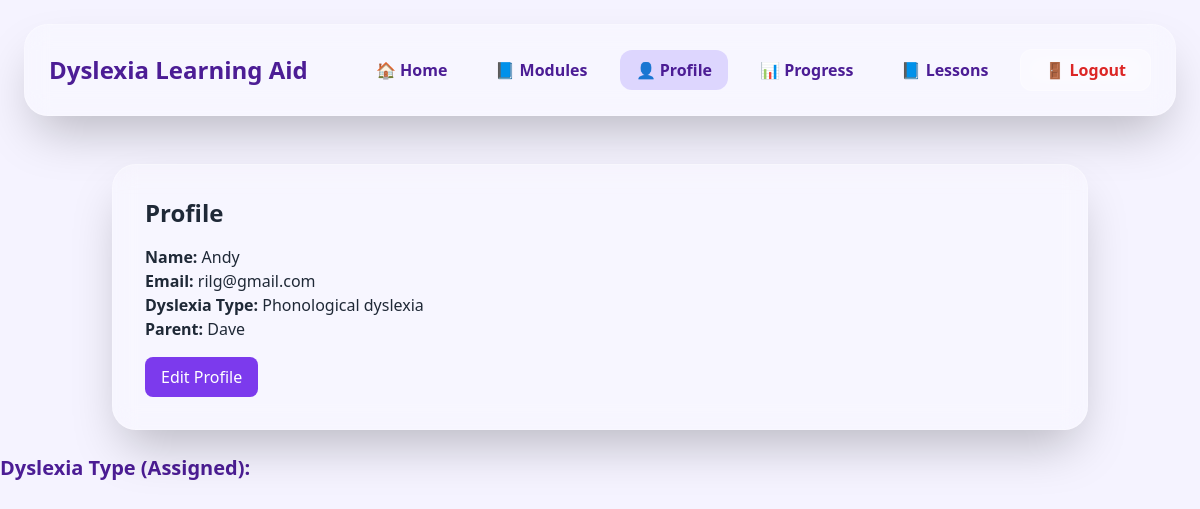
/dashboard/child/3/profile/ (signed in), run on the app's committed database.
### accounts/models.py (models this page shows, shortened)
class ChildProfile(models.Model):
    child = models.OneToOneField(
        settings.AUTH_USER_MODEL,
        on_delete=models.CASCADE,
        related_name="profile"
    )
    parent = models.ForeignKey(
        settings.AUTH_USER_MODEL,
        on_delete=models.CASCADE,
        related_name="children_profiles",
        null=True, blank=True  # ✅ Independent users don’t need a parent
    )
    dyslexia_type = models.CharField(
        max_length=50,
        choices=DYSLEXIA_CHOICES,
        null=True, blank=True   # ✅ allow empty until chosen
    )

class CustomUser(AbstractUser):
    ROLE_CHOICES = (
        ("PARENT", "Parent"),
        ("CHILD", "Child"),
        ("INDEPENDENT", "Independent"),
    )
    role = models.CharField(max_length=20, choices=ROLE_CHOICES, default="CHILD")

### accounts/views.py (the view)
# urls.py: path("dashboard/child/<int:child_id>/profile/", views.child_profile, name="child_profile"),
@login_required
def child_profile(request, child_id):
    child_profile = get_object_or_404(ChildProfile, child_id=child_id)
    return render(request, "accounts/child_profile.html", {
        "child_profile": child_profile
    })

### templates/accounts/child_profile.html
{% extends "accounts/base_child.html" %}
{% block content %}
  <h2 class="text-2xl font-bold mb-4">Profile</h2>
  <p><b>Name:</b> {{ child_profile.child.username }}</p>
  <p><b>Email:</b> {{ child_profile.child.email }}</p>
  <p><b>Dyslexia Type:</b> {{ child_profile.dyslexia_type }}</p>
  <p><b>Parent:</b> {{ child_profile.parent.username }}</p>
  <div class="mt-4">
    <div class="mt-4">
  <a href="{% url 'edit_child_profile' child_profile.child.id %}">
    <button class="px-4 py-2 bg-violet-600 text-white rounded-lg">Edit Profile</button>
  </a>
</div>
  </div>
{% endblock %}

### templates/accounts/base_child.html (style rules this page uses)
html { scroll-behavior: smooth; }

### data on the page
ChildProfile: child.username "Andy", child.email "rilg@gmail.com", dyslexia_type "Phonological dyslexia", parent.username "Dave"
